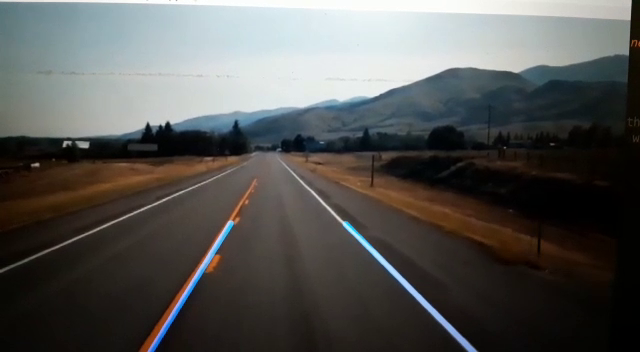
#> input picture frame 12 of Road Lane Detection/video.mp4, 640 x 352 px
$ python video.py
#> lines starting #> are read from the running program, lines starting #| are printed output that depends on the picture; after the words box and inside, x2 and y2 are one past the last pixel; in counts of white or black regions, pixels touching at a corner belong together
#> further down, frame is the input picture: shape (352, 640, 3); mean B, G, R 83.4, 85.6, 85.7
import matplotlib.pylab as plt
import cv2
import numpy as np

def region_of_interest(img,vertices):
	mask = np.zeros_like(img)
	#channel_count=img.shape[2]
	match_mask_color=  255   #(255,) * channel_count
	cv2.fillPoly(mask,vertices,match_mask_color)
	masked_image=cv2.bitwise_and(img,mask)
	return masked_image

def draw_the_lines(img,lines):
	imge=np.copy(img)
	blank_image=np.zeros((imge.shape[0],imge.shape[1],3),dtype=np.uint8)

	for line in lines:
		for x1,y1,x2,y2 in line:
			cv2.line(blank_image,(x1,y1),(x2,y2),(0,255,0),thickness=5)

	imge = cv2.addWeighted(imge,0.8,blank_image,1,0.0)
	return imge

def process(image):
	height=image.shape[0]
#> height = 352
	width=image.shape[1]
#> width = 640

	region_of_interest_coor = [ (0,height),(0,400), (width/2,height/3),(width,height)]

	gray_image = cv2.cvtColor(image,cv2.COLOR_RGB2GRAY)
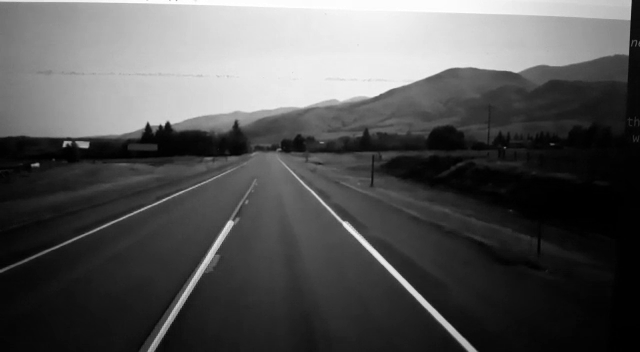
#> gray_image: shape (352, 640); min 0, max 255, mean 85
	canny_image = cv2.Canny(gray_image,100,200)
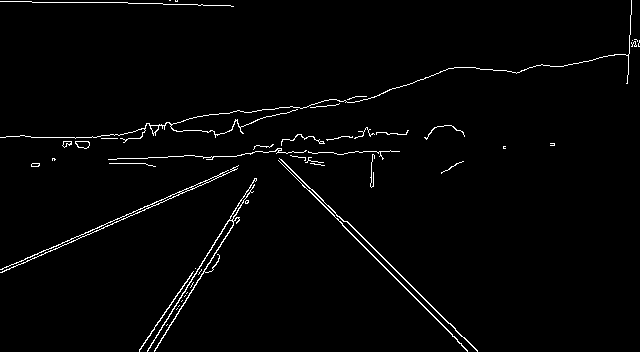
#> canny_image: shape (352, 640); 1.9% white in thin lines or dots
	cropped_image = region_of_interest(canny_image,np.array([region_of_interest_coor], np.int32),)
#> in region_of_interest, `cv2.fillPoly(mask,vertices,match_mask_color)`:
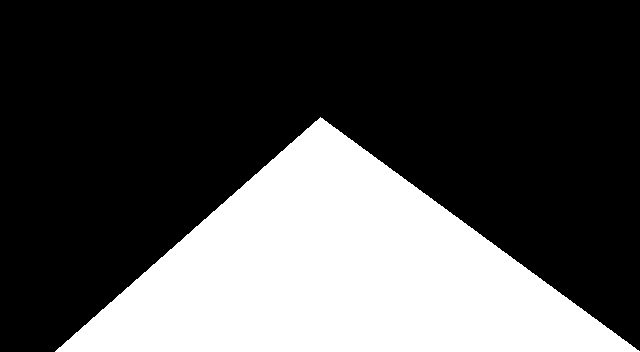
#> mask: shape (352, 640); 30.6% white; 1 white region, box (x1, y1, x2, y2) and area: (55, 117, 640, 352) 68913
#> in region_of_interest, `masked_image=cv2.bitwise_and(img,mask)`:
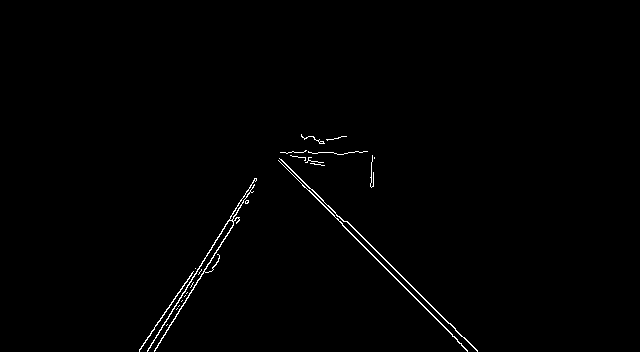
#> masked_image: shape (352, 640); 0.78% white in thin lines or dots, all inside (x1, y1, x2, y2) = (139, 134, 478, 352)
	lines = cv2.HoughLinesP(cropped_image,
                            rho=2,
                            theta=np.pi/180,
                            threshold=120,
                            lines=np.array([]),
                            minLineLength=20,
                            maxLineGap=35)
#> lines = [[405, 280, 477, 350], [278, 160, 461, 343], [147, 351, 255, 178], [154, 351, 248, 200], [139, 350, 253, 187], [281, 160, 369, 243], [342, 225, 467, 350], [279, 158, 455, 328]]
	image_with_lines = draw_the_lines(image, lines)
#> the loop in draw_the_lines, `for line in lines:` made 8 passes
#> after the loop in draw_the_lines, `for line in lines:`:
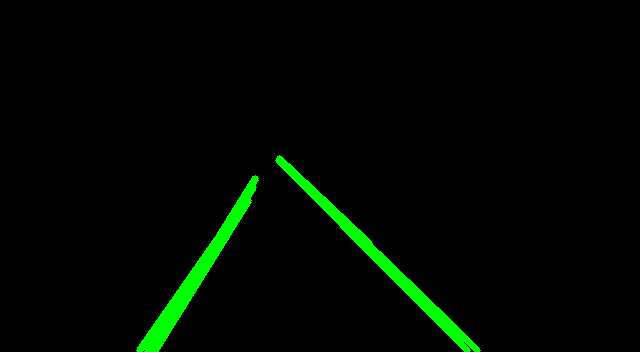
#> blank_image: shape (352, 640, 3); mean of channels 0, 1, 2 0, 7.2, 0; drawn as B, G, R
#> in draw_the_lines, `imge = cv2.addWeighted(imge,0.8,blank_image,1,0.0)`:
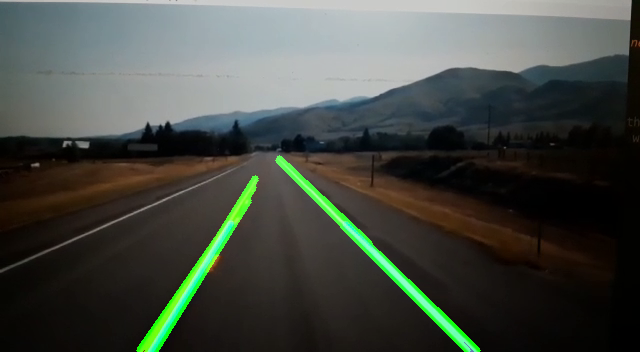
#> imge: shape (352, 640, 3); mean B, G, R 66.7, 73.3, 68.6
	return image_with_lines

cap = cv2.VideoCapture('video.mp4')

while cap.isOpened():
    ret, frame = cap.read()
    frame = process(frame)
    cv2.imshow('frame', frame)
    if cv2.waitKey(1) & 0xFF == ord('q'):
#> (key q is pressed here)
        break

cap.release()
cv2.destroyAllWindows()

$ run again, starting later in the video
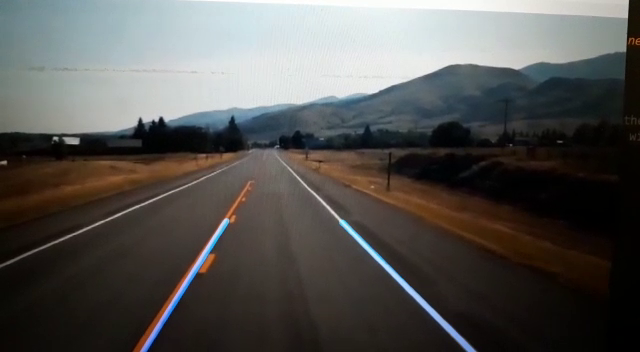
#> input picture frame 54 of Road Lane Detection/video.mp4, 640 x 352 px
#> frame is the input picture: shape (352, 640, 3); mean B, G, R 81.9, 84.4, 85.7
#> in process, `canny_image = cv2.Canny(gray_image,100,200)`:
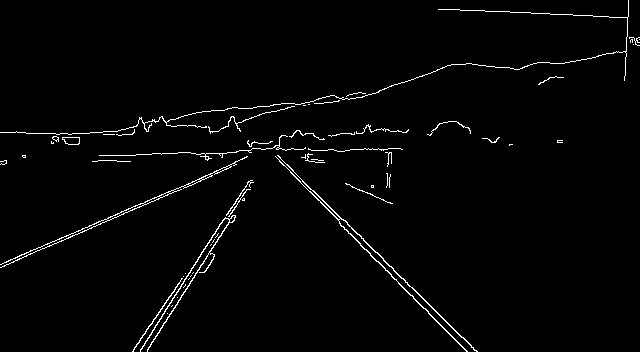
#> canny_image: shape (352, 640); 1.9% white in thin lines or dots
#> mask: shape (352, 640); 30.6% white; 1 white region, box (x1, y1, x2, y2) and area: (55, 117, 640, 352) 68913
#> masked_image: shape (352, 640); 0.79% white in thin lines or dots, all inside (x1, y1, x2, y2) = (132, 133, 478, 352)
#> lines = [[302, 181, 469, 343], [293, 174, 433, 318], [147, 350, 252, 182], [140, 350, 203, 249], [383, 260, 477, 351], [142, 335, 253, 182], [339, 222, 428, 311], [339, 223, 467, 351]]
#> the loop in draw_the_lines, `for line in lines:` made 8 passes
#> in draw_the_lines, `imge = cv2.addWeighted(imge,0.8,blank_image,1,0.0)`:
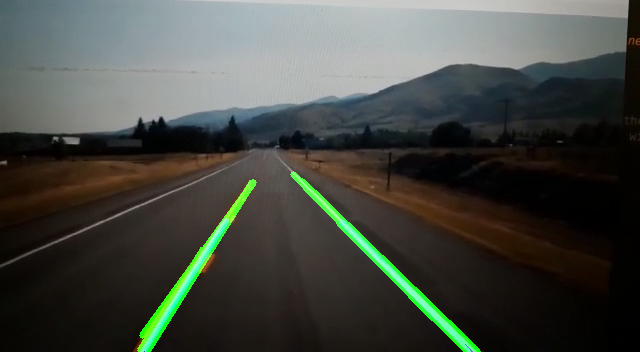
#> imge: shape (352, 640, 3); mean B, G, R 65.5, 71.7, 68.6

$ run again, starting later in the video
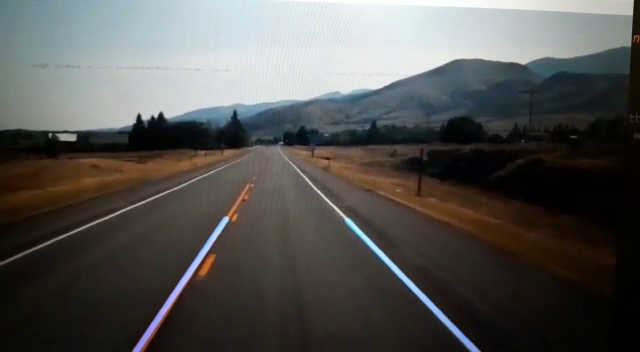
#> input picture frame 96 of Road Lane Detection/video.mp4, 640 x 352 px
#> frame is the input picture: shape (352, 640, 3); mean B, G, R 81.7, 84, 84.9
#> in process, `canny_image = cv2.Canny(gray_image,100,200)`:
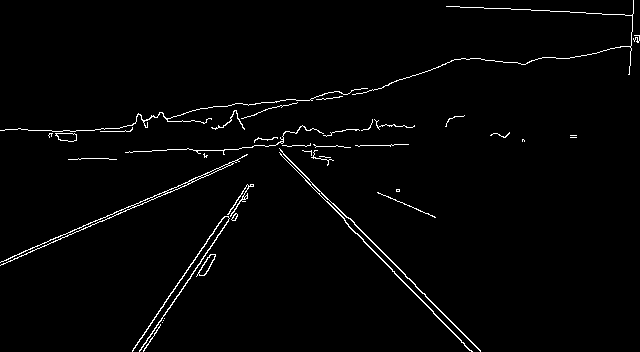
#> canny_image: shape (352, 640); 1.9% white in thin lines or dots
#> mask: shape (352, 640); 30.6% white; 1 white region, box (x1, y1, x2, y2) and area: (55, 117, 640, 352) 68913
#> masked_image: shape (352, 640); 0.77% white in thin lines or dots, all inside (x1, y1, x2, y2) = (132, 128, 481, 352)
#> lines = [[283, 154, 346, 217], [170, 307, 253, 184], [280, 153, 471, 351], [139, 351, 252, 184], [281, 151, 480, 350], [133, 348, 246, 186]]
#> the loop in draw_the_lines, `for line in lines:` made 6 passes
#> in draw_the_lines, `imge = cv2.addWeighted(imge,0.8,blank_image,1,0.0)`:
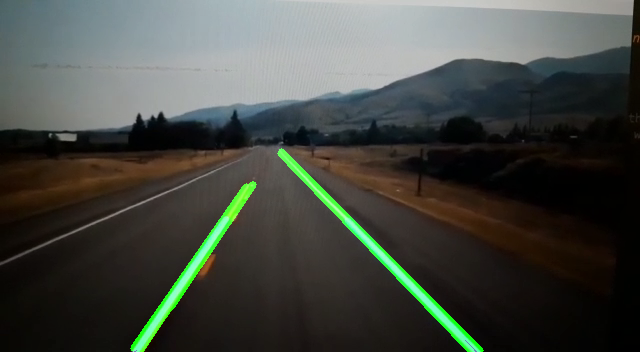
#> imge: shape (352, 640, 3); mean B, G, R 65.3, 71.4, 67.9
